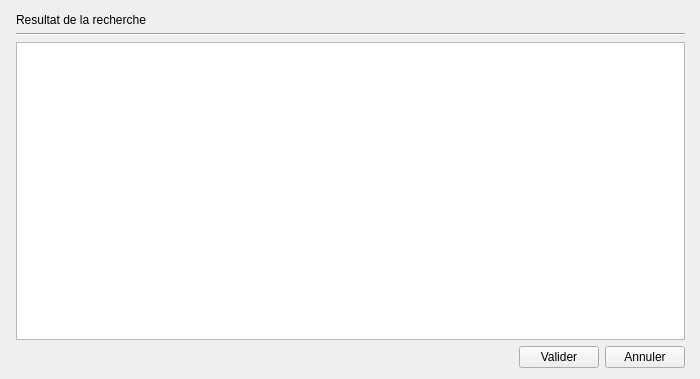
<?xml version="1.0" encoding="UTF-8"?>
<ui version="4.0">
 <class>Recherche</class>
 <widget class="QWidget" name="Recherche">
  <property name="geometry">
   <rect>
    <x>0</x>
    <y>0</y>
    <width>700</width>
    <height>379</height>
   </rect>
  </property>
  <property name="windowTitle">
   <string>Form</string>
  </property>
  <widget class="QWidget" name="layoutWidget">
   <property name="geometry">
    <rect>
     <x>10</x>
     <y>10</y>
     <width>681</width>
     <height>361</height>
    </rect>
   </property>
   <layout class="QVBoxLayout" name="layVer">
    <property name="leftMargin">
     <number>6</number>
    </property>
    <property name="topMargin">
     <number>3</number>
    </property>
    <property name="rightMargin">
     <number>6</number>
    </property>
    <property name="bottomMargin">
     <number>3</number>
    </property>
    <item>
     <widget class="QLabel" name="label">
      <property name="styleSheet">
       <string notr="true">font: 12pt &quot;MS Shell Dlg 2&quot;;</string>
      </property>
      <property name="text">
       <string>Resultat de la recherche</string>
      </property>
     </widget>
    </item>
    <item>
     <widget class="Line" name="line">
      <property name="orientation">
       <enum>Qt::Horizontal</enum>
      </property>
     </widget>
    </item>
    <item>
     <widget class="QTableView" name="tableView"/>
    </item>
    <item>
     <layout class="QHBoxLayout" name="horizontalLayout">
      <item>
       <spacer name="horizontalSpacer">
        <property name="orientation">
         <enum>Qt::Horizontal</enum>
        </property>
        <property name="sizeHint" stdset="0">
         <size>
          <width>40</width>
          <height>20</height>
         </size>
        </property>
       </spacer>
      </item>
      <item>
       <widget class="QPushButton" name="btnValider">
        <property name="text">
         <string>Valider</string>
        </property>
       </widget>
      </item>
      <item>
       <widget class="QPushButton" name="btnAnnul">
        <property name="text">
         <string>Annuler</string>
        </property>
       </widget>
      </item>
     </layout>
    </item>
   </layout>
  </widget>
 </widget>
 <resources/>
 <connections>
  <connection>
   <sender>btnAnnul</sender>
   <signal>clicked()</signal>
   <receiver>Recherche</receiver>
   <slot>close()</slot>
   <hints>
    <hint type="sourcelabel">
     <x>629</x>
     <y>355</y>
    </hint>
    <hint type="destinationlabel">
     <x>694</x>
     <y>356</y>
    </hint>
   </hints>
  </connection>
 </connections>
</ui>
